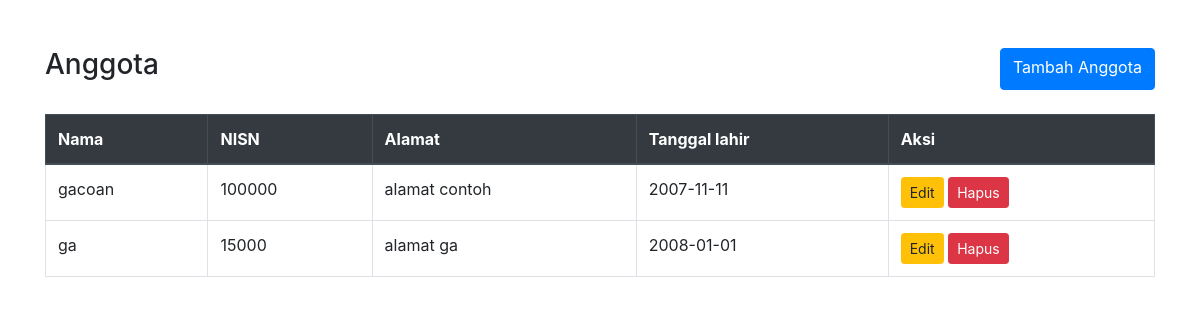
/page/anggota/index.php, run on the app's committed database.
### tables this page shows
CREATE TABLE `anggota` (
  `id_anggota` int(15) NOT NULL AUTO_INCREMENT,
  `nama` varchar(50) NOT NULL,
  `nisn` varchar(15) NOT NULL,
  `Alamat` varchar(100) NOT NULL,
  `tanggal_lahir` DATE NOT NULL,
  PRIMARY KEY (`id_anggota`)
);

### database/class/anggota.php (called while the page is built, shortened)
<?php
class anggota
{
    private $db;
    private static $instance = null;
    public function __construct($db_conn)
    {
        $this->db = $db_conn;
    }
    public static function getInstance($pdo)
    {
        if (self::$instance == null) {
            self::$instance = new anggota($pdo);
        }
        return self::$instance;
    }
    public function getAll()
    {
        try {
            $stmt = $this->db->prepare("SELECT * FROM anggota");
            $stmt->execute();
            $data = $stmt->fetchAll(PDO::FETCH_ASSOC);
            return $data;
        } catch (PDOException $e) {
            echo $e->getMessage();
            return false;
        }
    }
}
?>

### page/anggota/index.php (the view, shortened to what this page needs)
<!DOCTYPE html>
<html lang="en">
<head>
    <link href="https://maxcdn.bootstrapcdn.com/bootstrap/4.5.2/css/bootstrap.min.css" rel="stylesheet">
</head>
<body>
    <div class="container mt-5">
        <div class="d-flex justify-content-between mb-4">
            <h3>Anggota</h3>
            <a href="add.php?page=anggota&act=tambah" class="btn btn-primary">Tambah Anggota</a>
        </div>
        <div>
            <table class="table table-bordered">
                <thead class="thead-dark">
                <tr>
                        <th>Nama</th>
                        <th>NISN</th>
                        <th>Alamat</th>
                        <th>Tanggal lahir</th>
                        <th>Aksi</th>
                    </tr>
                </thead>
                <tbody>
                <?php
                        include("../../database/class/anggota.php");
                        $pdo = koneksi::connect();
                        $anggota = anggota::getInstance($pdo);
                        $dataAnggota = $anggota->getAll();
                        foreach ($dataAnggota as $row) {
                        ?>
                        <tr>
                            <td><?php echo htmlspecialchars($row['nama']); ?></td>
                            <td><?php echo htmlspecialchars($row['nisn']); ?></td>
                            <td><?php echo htmlspecialchars($row['Alamat']); ?></td>
                            <td><?php echo htmlspecialchars($row['tanggal_lahir']); ?></td>
                            <td>
                                <a href="edit.php?page=anggota&act=edit&id_anggota=<?php echo $row['id_anggota'] ?>" class="btn btn-warning btn-sm">
                                <i class="fas fa-edit"></i> Edit
                            </a>
                                <a href="hapus.php?page=anggota&act=hapus&id_anggota=<?php echo $row['id_anggota'] ?>" class="btn btn-danger btn-sm" onclick="return confirm('Apakah anda ingin menghapus data ini?')">
                                <i class="fas fa-trash"></i> Hapus
                             </a>
                            </td>
                        </tr>
                    <?php
                    }
                    ?>
                </tbody>
            </table>
        </div>
    </div>
</body>
</html>

### data on the page
anggota: nama "gacoan", nisn "100000", Alamat "alamat contoh", tanggal_lahir "2007-11-11"
anggota: nama "ga", nisn "15000", Alamat "alamat ga", tanggal_lahir "2008-01-01"
